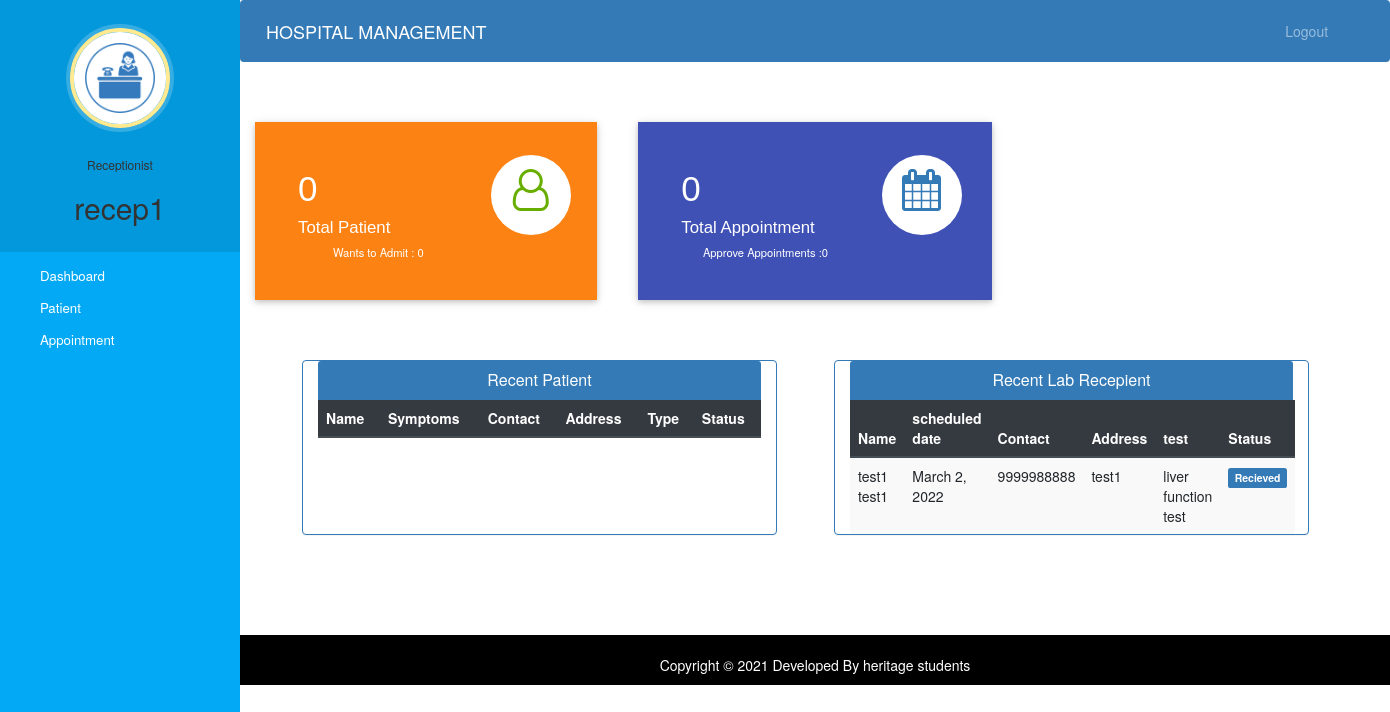
The page /reception-dashboard (signed in) on the database its author committed.
### hospital/models.py (models this page shows, shortened)
class Labcustomer(models.Model):
    user=models.OneToOneField(User,on_delete=models.CASCADE)
    profile_pic=models.ImageField(upload_to='profile_pic/LabcustomerProfilePic/',null=True,blank=True)
    address=models.CharField(max_length=40)
    mobile=models.CharField(max_length=20,null=False)
    scheduledate=models.DateField(null=False)
    test=models.CharField(max_length=40,choices=tests,default='blood test')
    status=models.BooleanField(default=False)
    @property
    def get_name(self):
        return self.user.first_name+" "+self.user.last_name

### hospital/views.py (the view)
# urls.py: path('reception-dashboard',views.reception_dashboard_view,name='reception-dashboard'),
@login_required(login_url='receptionlogin')
@user_passes_test(is_reception)
def reception_dashboard_view(request):
    patients=models.Patient.objects.all().order_by('-id')
    labcustomers=models.Labcustomer.objects.all().order_by('-id')
    patientcount=models.Patient.objects.all().filter(status=True).count()
    pendingpatientcount=models.Patient.objects.all().filter(status=False).count()
    appointmentcount=models.Appointment.objects.all().filter(status=True).count()
    pendingappointmentcount=models.Appointment.objects.all().filter(status=False).count()
    labcustomercount=models.Labcustomer.objects.all().filter(status=True).count()
    pendinglabcustomercount=models.Labcustomer.objects.all().filter(status=False).count()
    mydict={
    'patients':patients,
    'labcustomers':labcustomers,
    'patientcount':patientcount,
    'pendingpatientcount':pendingpatientcount,
    'appointmentcount':appointmentcount,
    'pendingappointmentcount':pendingappointmentcount,
    'labcustomercount':labcustomercount,
    'pendinglabcustomercount':pendinglabcustomercount,
    }
    return render(request,'hospital/reception_dashboard.html',context=mydict)

### hospital/views.py (called while the page is built)
def is_reception(user):
    return user.groups.filter(name='RECEPTION').exists()

### templates/hospital/reception_dashboard.html (shortened to what this page needs)
{% extends 'hospital/reception_base.html' %}
{% load static %}
{% block content %}
{%include 'hospital/reception_dashboard_cards.html'%}
<br><br><br>
<div class="container">
  <div class="row">
    <div class="panel panel-primary col-md-5" style="margin-left:5%;">
      <div class="panel-heading" style="text-align:center;">
        <h6 class="panel-title">Recent Patient</h6>
      </div>
      <table class="table table-hover table-striped" id="dev-table">
        <thead class="thead-dark">
          <tr>
            <th>Name</th>
            <th>Symptoms</th>
            <th>Contact</th>
            <th>Address</th>
            <th>Type</th>
            <th>Status</th>
          </tr>
        </thead>
      </table>
    </div>
    <div class="panel panel-primary col-md-5" style="margin-left:5%;">
      <div class="panel-heading" style="text-align:center;">
        <h6 class="panel-title">Recent Lab Recepient</h6>
      </div>
      <table class="table table-hover table-striped" id="dev-table">
        <thead class="thead-dark">
          <tr>
            <th>Name</th>
            <th>scheduled date</th>
            <th>Contact</th>
            <th>Address</th>
            <th>test</th>
            <th>Status</th>
          </tr>
        </thead>
        {% for l in labcustomers %}
        <tr>
          <td> {{l.get_name}}</td>
          <td>{{l.scheduledate}}</td>
          <td>{{l.mobile}}</td>
          <td>{{l.address}}</td>
          <td>{{l.test}}</td>
          {%if l.status%}
          <td> <span class="label label-primary">Recieved</span></td>
          {% else %}
          <td> <span class="label label-success">On Hold</span></td>
          {% endif %}
        </tr>
        {% endfor %}
      </table>
    </div>
  </div>
</div>
{% endblock content %}

### templates/hospital/reception_base.html (shortened to what this page needs)
<!DOCTYPE html>
{% load static %}
<html lang="en">
<head>
  <link rel="stylesheet" href="https://stackpath.bootstrapcdn.com/bootstrap/4.3.1/css/bootstrap.min.css">
  <link rel="stylesheet" href="https://maxcdn.bootstrapcdn.com/font-awesome/4.7.0/css/font-awesome.min.css">
  <link rel="stylesheet" href="{% static '/style.css' %}">
</head>
<body>
  <nav class="menu" tabindex="0">
    <header class="avatar">
      <img src="{% static "images/reception.jpg" %}" />
      <br><br>
      <h6>Receptionist</h6>
      <h2>{{request.user.first_name}}</h2>
    </header>
    <ul>
      <li tabindex="0" class="icon-dashboard"> <a style="color:white; text-decoration:none;" href="/reception-dashboard"><span>Dashboard</span></a> </li>
      <li tabindex="0" class="icon-users"> <a style="color:white; text-decoration:none;" href="/reception-patient"><span>Patient</span></a></li>
      <li tabindex="0" class="icon-calendar"> <a style="color:white; text-decoration:none;" href="/reception-appointment"><span>Appointment</span></a></li>
    </ul>
  </nav>
  <main>
    <div class="bs-example">
      <nav class="navbar navbar-expand-md  navbar-dark fixed-top" style="background:#337AB7;">
        <a href="/reception-dashboard" class="navbar-brand">HOSPITAL MANAGEMENT</a>
        <div class="collapse navbar-collapse justify-content-between" id="navbarCollapse">
          <div class="navbar-nav" style=" margin-left: 90%;">
            <a href="/logout" class="nav-item nav-link">Logout</a>
          </div>
        </div>
      </nav>
    </div>
    <br><br>
    {% block content %}
    {% endblock content %}
    <br><br><br><br>
    <footer>
      <br>
      <div class="container">
        <div class="row">
          <div class="col-md-12 col-sm-12">
            <div style="color:#ffffff;" class="wow fadeInUp footer-copyright">
              <p>
                Copyright &copy; 2021 Developed By heritage students </p>
            </div>
          </div>
        </div>
      </div>
    </footer>
  </main>
</body>
</html>

### static/style.css (style rules this page uses)
body { padding-left: 240px; }
main { position: relative; height: 100vh; }
.menu { background: #5bc995; height: 100vh; width: 240px; position: fixed; top: 0px; left: 0; z-index: 5; outline: none; }
.menu .avatar { background: rgba(0, 0, 0, 0.1); padding: 2em 0.5em; text-align: center; }
.menu .avatar img { width: 100px; border-radius: 50%; overflow: hidden; border: 4px solid #ffea92; box-shadow: 0 0 0 4px rgba(255, 255, 255, 0.2); }
.menu .avatar h2 { font-weight: normal; margin-bottom: 0; }
.menu ul { list-style: none; padding: 0.5em 0; margin: 0; }
.menu ul li { padding: 0.5em 1em 0.5em 3em; font-size: 0.95em; font-weight: regular; background-repeat: no-repeat; background-position: left 15px center; background-size: auto 20px; transition: all 0.15s linear; cursor: pointer; }
.menu ul li.icon-dashboard { background-image: url("http://www.entypo.com/images//gauge.svg"); }
.menu ul li.icon-users { background-image: url("http://www.entypo.com/images//users.svg"); }
.menu ul li.icon-calendar { background-image: url("http://www.entypo.com/images//calendar.svg"); }

### templates/hospital/reception_base.html (style rules this page uses)
a:link { text-decoration: none; }
a { color: white; }
footer { padding: 0px 0px 0px 0px; background-color: black; margin: 0px; }
p { text-align: center; }
body { padding-left: 240px; }
main { position: relative; height: 100vh; }
.menu { background: #03a9f4; height: 100vh; width: 240px; position: fixed; top: 0px; left: 0; z-index: 5; outline: none; }
.menu .avatar { background: rgba(0, 0, 0, 0.1); padding: 2em 0.5em; text-align: center; }
.menu .avatar img { width: 100px; border-radius: 50%; overflow: hidden; border: 4px solid #ffea92; box-shadow: 0 0 0 4px rgba(255, 255, 255, 0.2); }
.menu .avatar h2 { font-weight: normal; margin-bottom: 0; }
.menu ul { list-style: none; padding: 0.5em 0; margin: 0; }
.menu ul li { padding: 0.5em 1em 0.5em 3em; font-size: 0.95em; font-weight: regular; background-repeat: no-repeat; background-position: left 15px center; background-size: auto 20px; transition: all 0.15s linear; cursor: pointer; }
.menu ul li.icon-dashboard { background-image: url("http://www.entypo.com/images//gauge.svg"); }
.menu ul li.icon-users { background-image: url("http://www.entypo.com/images//users.svg"); }
.menu ul li.icon-calendar { background-image: url("http://www.entypo.com/images//calendar.svg"); }

### rows shown on the page
Labcustomer: get_name "test1 test1", scheduledate "March 2, 2022", mobile "9999988888", address "test1", test "liver function test", status "Recieved"

### other values the page prints
{{ request.user.first_name }} "recep1"
{{ patientcount }} "0"
{{ pendingpatientcount }} "0"
{{ appointmentcount }} "0"
{{ pendingappointmentcount }} "0"
